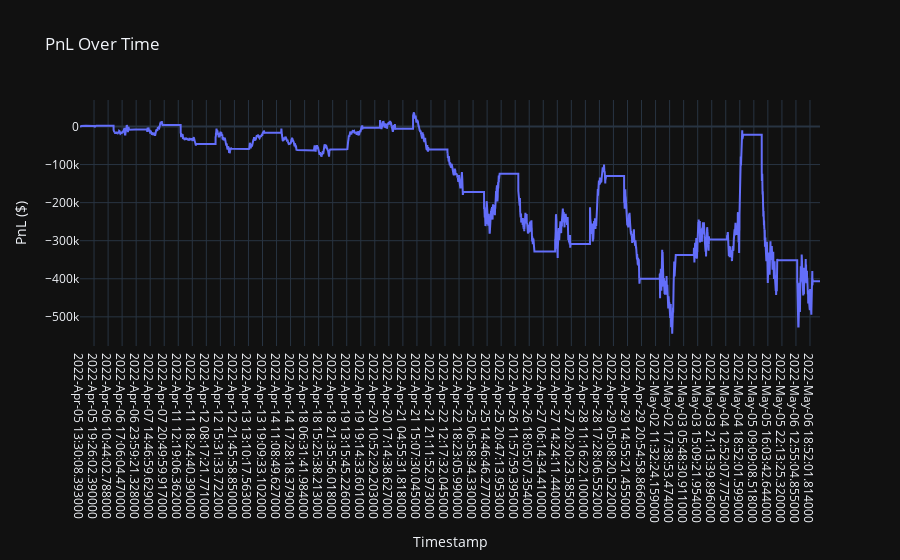
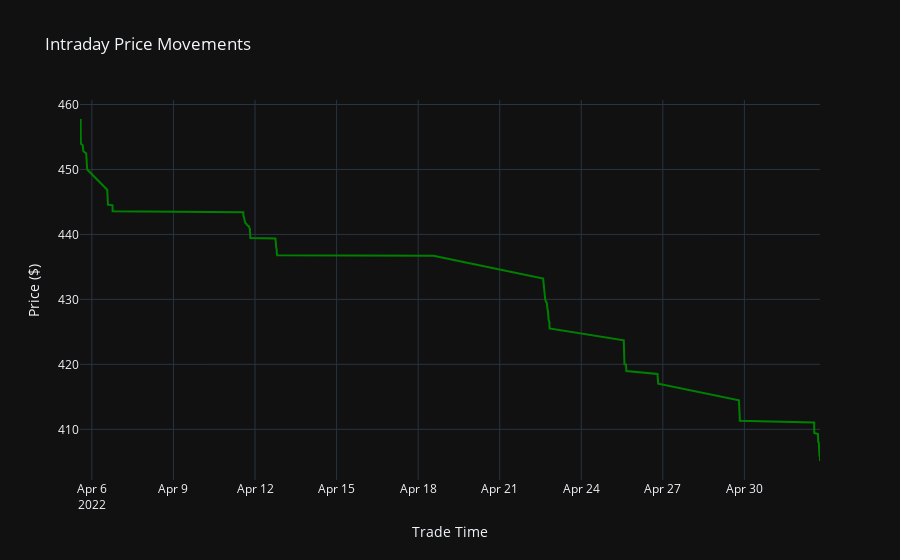

The notebook cell these images were saved under, in order:
### Code cell
import numpy as np
import pandas as pd
import plotly.graph_objects as go
import matplotlib.pyplot as plt
import os

# Ensure output directory exists
output_dir = "output_charts"
os.makedirs(output_dir, exist_ok=True)

# Load data
fill_df = pd.read_csv("data/test_fill.csv")
pnl_df = pd.read_csv("data/test_pnl.csv")
order_df = pd.read_csv("data/test_order.csv")

# Calculate Final Profit
final_profit = pnl_df['Cumulative PnL'].iloc[-1]

# Calculate Cumulative Returns
initial_pnl = pnl_df['Cumulative PnL'].iloc[0]
pnl_df['Cumulative Returns'] = pnl_df['Cumulative PnL'] / initial_pnl

# Calculate Sharpe Ratio
returns = pnl_df['Cumulative PnL'].diff().dropna()
mean_returns = returns.mean()
std_dev_returns = returns.std()
risk_free_rate = 0  # Assuming 0 for simplicity
sharpe_ratio = (mean_returns - risk_free_rate) / std_dev_returns

# Calculate Maximum Drawdown
cumulative_pnl = pnl_df['Cumulative PnL']
rolling_max = cumulative_pnl.cummax()
drawdown = (cumulative_pnl - rolling_max) / rolling_max
max_drawdown = drawdown.min()

# Extract metrics for analysis
net_pnl = pnl_df["Cumulative PnL"].to_numpy()
time_pnl = pnl_df["Time"].to_numpy()
net_pnl_percent = net_pnl / initial_pnl

cumulative_returns = net_pnl_percent[-1]
pnl_std = net_pnl_percent.std()
sharpe_ratio_final = cumulative_returns / pnl_std
max_pnl, min_pnl = np.max(net_pnl), np.min(net_pnl)
max_drawdown_final = (min_pnl - max_pnl) / (initial_pnl + max_pnl)
final_val = initial_pnl + net_pnl[-1]

# Summary of Calculated Metrics
metrics_summary = {
    "Initial Value" : 10000000,
    "Final Profit": final_profit,
    "Sharpe Ratio": sharpe_ratio,
    "Maximum Drawdown": max_drawdown,
    "Cumulative Returns": cumulative_returns,
    "Max PnL": max_pnl,
    "Min PnL": min_pnl
}

# Print a summary of all metrics
print("\nSummary of Metrics:")
for key, value in metrics_summary.items():
    print(f"{key}: {value}")

# Save metrics summary as a table image
metrics_df = pd.DataFrame(metrics_summary.items(), columns=['Metric', 'Value'])
fig, ax = plt.subplots(figsize=(8, 4))  # Adjusted figure size
ax.axis('tight')
ax.axis('off')

# Add and style the table
table = ax.table(
    cellText=metrics_df.values,
    colLabels=metrics_df.columns,
    cellLoc='center',
    loc='center',
)
table.auto_set_font_size(False)
table.set_fontsize(10)  # Set smaller font size
table.scale(1.5, 1.5)  # Adjust cell size
for key, cell in table.get_celld().items():
    cell.set_edgecolor('black')
    cell.set_linewidth(0.5)
    if key[0] == 0:
        cell.set_facecolor('#D3D3D3')  # Highlight header row

plt.title('Metrics Summary', fontsize=16, weight='bold', pad=10)
plt.savefig(os.path.join(output_dir, 'metrics_summary_table.png'), bbox_inches='tight')
plt.close()

# Create the PnL chart
fig = go.Figure()

# Add the PnL line
fig.add_trace(go.Scatter(
    x=pnl_df['Time'],
    y=pnl_df['Cumulative PnL'],
    mode='lines',
    name='PnL',
    line=dict(width=2)
))

# Add titles and labels
fig.update_layout(
    title='PnL Over Time',
    xaxis_title='Timestamp',
    yaxis_title='PnL ($)',
    template='plotly_dark'
)

# Show the plot
fig.show()

# Save the chart as an image file
fig.write_image(os.path.join(output_dir, "pnl_chart.png"))

# Create the Intraday Price Movements chart
fill_df['TradeTime'] = pd.to_datetime(fill_df['TradeTime'])
fig = go.Figure()

# Add the Price Movements line
fig.add_trace(go.Scatter(
    x=fill_df['TradeTime'],
    y=fill_df['Price'],
    mode='lines',
    name='Price Movements',
    line=dict(width=2, color='green')
))

# Add titles and labels
fig.update_layout(
    title='Intraday Price Movements',
    xaxis_title='Trade Time',
    yaxis_title='Price ($)',
    template='plotly_dark'
)

# Show the plot
fig.show()

# Save the chart as an image file
fig.write_image(os.path.join(output_dir, "price_movements_chart.png"))

### Figure 1 — Plotly figure (JSON) as saved in the notebook; plotly's stock layout.template omitted (floating-point values rounded to 4 significant figures; data arrays with more than 128 entries replaced by an {"elided": "..."} marker saying what was removed)
{"data": [{"line": {"width": 2}, "mode": "lines", "name": "PnL", "type": "scatter", "x": {"elided": "18556 str values"}, "y": {"elided": "18556 float values"}}], "layout": {"title": {"text": "PnL Over Time"}, "xaxis": {"title": {"text": "Timestamp"}}, "yaxis": {"title": {"text": "PnL ($)"}}}}

### Figure 2 — Plotly figure (JSON) as saved in the notebook; plotly's stock layout.template omitted (floating-point values rounded to 4 significant figures; data arrays with more than 128 entries replaced by an {"elided": "..."} marker saying what was removed)
{"data": [{"line": {"color": "green", "width": 2}, "mode": "lines", "name": "Price Movements", "type": "scatter", "x": {"elided": "211 str values"}, "y": {"elided": "211 float values"}}], "layout": {"title": {"text": "Intraday Price Movements"}, "xaxis": {"title": {"text": "Trade Time"}}, "yaxis": {"title": {"text": "Price ($)"}}}}
